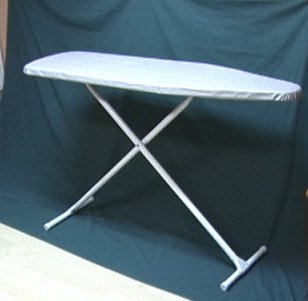
%> input picture Cours/Cours 5/points d'interet/application1/PlancheARepasser.jpg, 308 x 301 px
$ octave --eval "tracer;"   (GNU Octave 9; MATLAB toolbox functions it lacks are replaced by stand-ins)
%> lines starting %> are read from the running program, lines starting %| are printed output that depends on the picture
### Cours/Cours 5/points d'interet/application1/s&h/susan1.m
function [x,y]=susan1(im, b_thr)
%===========================================================
% check inputs and fill in the blank variables
%===========================================================
% convert to double image format
I = double(im);
[y_size, x_size] = size(I);

% prepare the inputs and outputs
C = zeros(y_size, x_size);
cgx = zeros(y_size, x_size);
cgy = zeros(y_size, x_size);
thresh = b_thr;
max_corners = 1700;

%===========================================================
% create the brightness look up table (LUT)
%===========================================================

k = [(-256:256)/thresh];
k = k.^6;
k = fix(100*exp(-k));
bright_LUT = [0,k,0];

% set up the variables
r = zeros(y_size, x_size);

%===========================================================
% set up the circular masks
%===========================================================

% 37 pixel circular mask
w = [ 0, 0, 1, 1, 1, 0, 0;
      0, 1, 1, 1, 1, 1, 0;
      1, 1, 1, 1, 1, 1, 1;
      1, 1, 1, 0, 1, 1, 1;
      1, 1, 1, 1, 1, 1, 1;
      0, 1, 1, 1, 1, 1, 0;
      0, 0, 1, 1, 1, 0, 0];

% 37 pixel circular mask for x
wx = [ 0, 0,-1, 0, 1, 0, 0;
       0,-2,-1, 0, 1, 2, 0;
      -3,-2,-1, 0, 1, 2, 3;
      -3,-2,-1, 0, 1, 2, 3;
      -3,-2,-1, 0, 1, 2, 3;
       0,-2,-1, 0, 1, 2, 0;
       0, 0,-1, 0, 1, 0, 0];

% 37 pixel circular mask for y
wy = wx';

%===========================================================
% compute the USAN response
%===========================================================

for i = 6:y_size-6
    for j = 6:x_size-6

        %compute correlation for the window mask w
        p = (258 + I(i,j)) - I(i-3:i+3,j-3:j+3);
        p = bright_LUT(p);
        p1 = p.*w;
        n = sum(sum(p1));

        %if already too big - ignore it
        if n < max_corners,

            %compute correlation for the window mask wx
            p1 = p.*wx;
            x = sum(sum(p1));
            xx = x^2;

            %compute correlation for the window mask wy
            p1 = p.*wy;
            y = sum(sum(p1));
            yy = y^2;

            %compute the sq response
            sq = xx + yy;
            if sq > ((n*n)/2),
                % check the centre of gravity
                if yy < xx,
                    divide = y/(abs(x));
                    sq1 = abs(x)/x;
                    i1 = (258 + I(i,j)) - I(i + fix(divide), j + sq1);
                    i2 = (258 + I(i,j)) - I(i + fix(2*divide), j + 2*sq1);
                    i3 = (258 + I(i,j)) - I(i + fix(3*divide), j + 3*sq1);
                    sq1 = bright_LUT(i1) + bright_LUT(i2) + bright_LUT(i3);
                else
                    divide = x/(abs(y));
                    sq1 = abs(y)/y;
                    i1 = (258 + I(i,j)) - I(i + sq1, j + fix(divide));
                    i2 = (258 + I(i,j)) - I(i + 2*sq1, j + fix(2*divide));
                    i3 = (258 + I(i,j)) - I(i + 3*sq1, j + fix(3*divide));
                    sq1 = bright_LUT(i1) + bright_LUT(i2) + bright_LUT(i3);
                end

                % threshold the response to find the corners
                if sq1 > 290,
                    r(i,j) = max_corners - n;
                    cgx(i,j) = (51*x)/n;
                    cgy(i,j) = (51*y)/n;
                end

            end
        end
    end
end
%===========================================================
% perform nonmaximal suppression (5x5 mask)
%===========================================================

% find the local maxima
max_sup = ordfilt2(r, 25, ones(5,5));

% corner must be local maxima
C = (r == max_sup) & (r > 0);

%===========================================================
% remove any close corners
%===========================================================


% 5x5 neighbourhood mask (12 points)
 wn1 = [ 1, 1, 1, 1, 1,
         1, 1, 1, 1, 0,
         1, 1, 0, 0, 0,
         1, 0, 0, 0, 0,
         0, 0, 0, 0, 0 ];

% % remove close corners
 C_neigh = ordfilt2(C, 12, wn1);
 C = (C & (C_neigh == 0));
 [x,y]=find(C);

### Cours/Cours 5/points d'interet/application1/s&h/tracer.m
function tracer
global  axe3
clc
j=1;
 A=imread('PlancheARepasser.jpg'); % image sans bruit.
%> A is the input picture: size 301x308x3 uint8; mean R, G, B 81.3, 101.7, 110.8
 B=imnoise(A,'gaussian',0,0.005); % image avec bruit
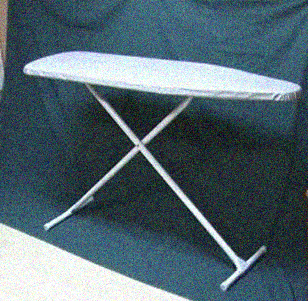
%> B: size 301x308x3 uint8; mean R, G, B 80.9, 101, 110.1
t=10:30;
   for i=10:30
    [x1,y1] = susan1(A,i);
    [x2,y2] = susan1(B,i);
    NB_point = size([x1 y1]);
    NB_points = size([x2 y2]);
    T1(j)=NB_point(1);
    T2(j)=NB_points(1);
    j=j+1;
   end
   sansbruit=T1
   avecbruit=T2
set(axe3,'HandleVisibility','ON');
axes(axe3);
plot(t,T1,'b-*');hold on ,plot(t,T2,'r-*');
% [44 lines of commented-out code are left out]
%> (the run ends here)
